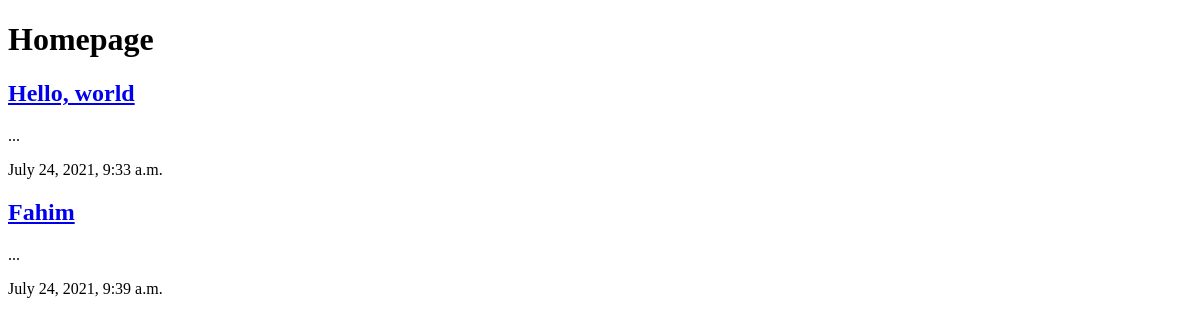
Before: /main/ with the older database file.
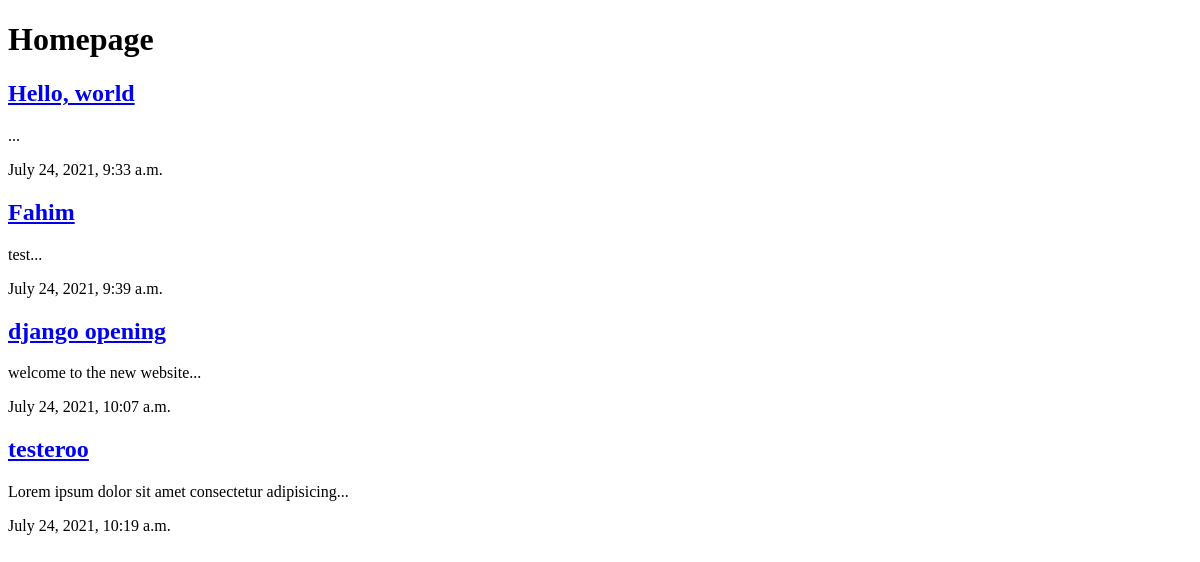
After: the same page with the newer database file.
### main/models.py (models this page shows, shortened)
class Article(models.Model):
    title = models.CharField(max_length=100)
    slug = models.SlugField()
    body = models.TextField()
    date = models.DateTimeField(auto_now_add=True)
    def snippet(self):
        return self.body[:50] + "..."

### main/views.py (the view)
def homepage(request):
    articles = Article.objects.all().order_by('date')
    return render(request, 'main/homepage.html', {'articles': articles})

### main/templates/main/homepage.html (shortened to what this page needs)
<!DOCTYPE html>
<html lang="en">
<head>
</head>
<body>
  <h1>Homepage</h1>
    <div class="articles">
        {% for article in articles %}
        <div class="article">
            <h2><a href="#">{{ article.title }}</a></h2>
            <p>{{ article.snippet }}</p>
            <p>{{ article.date }}</p>
        </div>
        {% endfor %}
    </div>
</body>
</html>

Changed rows visible on the page:
changed Article "Fahim": snippet "..." → "test..."
added Article: title "django opening", snippet "welcome to the new website...", date "July 24, 2021, 10:07 a.m."
added Article: title "testeroo", snippet "Lorem ipsum dolor sit amet consectetur adipisicing...", date "July 24, 2021, 10:19 a.m."
